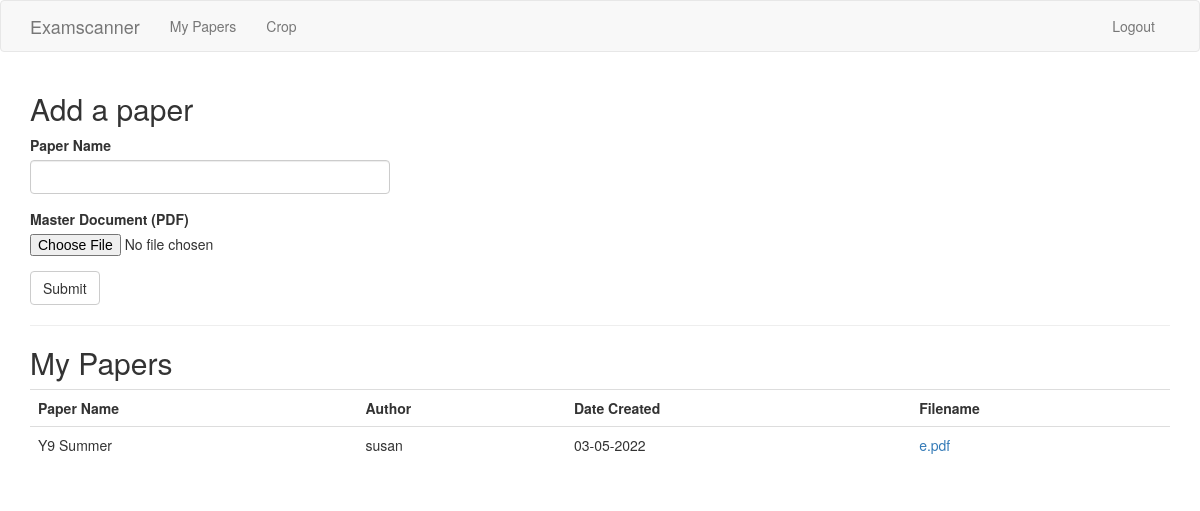
Page /user/susan (signed in) on the committed database.
### app/models.py (models this page shows, shortened)
class Paper(db.Model):
    id = db.Column(db.Integer, primary_key=True)
    paper_name = db.Column(db.String(140))
    filename = db.Column(db.String(300))
    created_time = db.Column(db.DateTime, index=True, default=datetime.utcnow)
    user_id = db.Column(db.Integer, db.ForeignKey('user.id'))

class User(UserMixin, db.Model):
    id = db.Column(db.Integer, primary_key=True)
    username = db.Column(db.String(64), index=True, unique=True)
    email = db.Column(db.String(120), index=True, unique=True)
    password_hash = db.Column(db.String(128))
    papers = db.relationship('Paper', backref='author', lazy='dynamic')

### app/routes.py (the view, shortened to what this page needs)
@app.route('/user/<username>', methods=['GET', 'POST'])
@login_required
def user(username):
    user = User.query.filter_by(username=username).first_or_404()
    papers=user.papers.all()
    form = PaperForm()
    return render_template('user.html', user=user, form=form, papers=papers)

### app/forms.py
class PaperForm(FlaskForm):
    paper = StringField('Paper Name', validators=[DataRequired(), Length(min=1, max=140)])
    file = FileField('Master Document (PDF)', validators=[FileRequired(), FileAllowed(['pdf'], 'Only PDF documents are allowed.')])
    submit = SubmitField('Submit')

### app/models.py (called while the page is built)
@login.user_loader
def load_user(id):
    return User.query.get(int(id))

### app/templates/user.html
{% extends "base.html" %}
{% import 'bootstrap/wtf.html' as wtf %}
{% block app_content %}
<h2>Add a paper</h2>
<div class="row">
    <div class="col-md-4">
        {{ wtf.quick_form(form) }}
    </div>
</div>
<hr>
<h2>My Papers</h2>
<table class="table">
    <th scope="col">Paper Name</th>
    <th scope="col">Author</th>
    <th scope="col">Date Created</th>
    <th scope="col">Filename</th>
    {% for paper in papers %}
    <tr valign="top">
        <td>{{ paper.paper_name }}</td>
        <td>{{ paper.author.username }}</td>
        <td>{{ paper.created_time.strftime('%d-%m-%Y') }}</td>
        <td><a href="{{ url_for('upload', filename=paper.filename) }}">{{ paper.filename }}</a></td>
    </tr>
    {% endfor %}
</table>
{% endblock %}

### rows in the picture
Paper: paper_name "Y9 Summer", author.username "susan", created_time "03-05-2022", filename "e.pdf"
